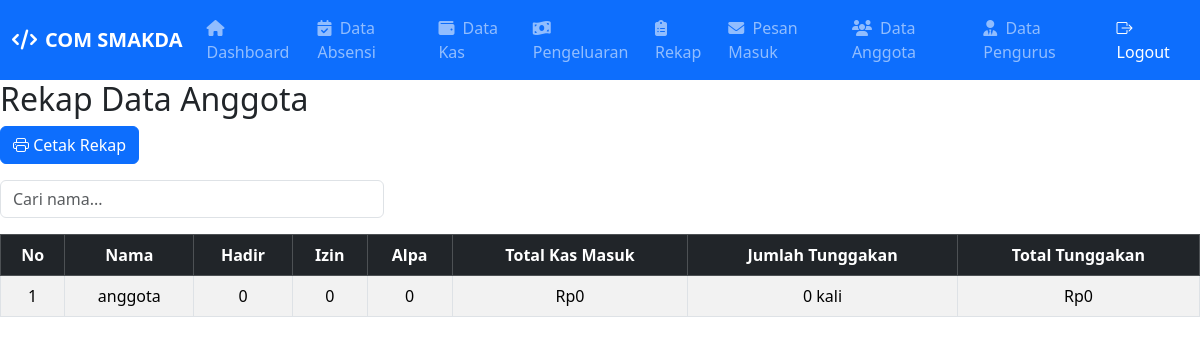
The page /ketua/rekap.php on the database its author committed.
### tables this page shows
CREATE TABLE `users` (
  `id` int(11) NOT NULL,
  `username` varchar(50) NOT NULL,
  `password` varchar(255) NOT NULL,
  `role` enum('ketua','sekretaris','bendahara','anggota') NOT NULL,
  `tanggal_daftar` date NOT NULL DEFAULT curdate()
);

### ketua/rekap.php (the view, shortened to what this page needs)
<?php include 'partials/header.php'; ?>
<?php include 'partials/navbar.php'; ?>
<?php include '../db.php'; ?>
<h2>Rekap Data Anggota</h2>
<div class="mb-3">
  <button class="btn btn-primary" onclick="window.print()">
    <i class="bi bi-printer"></i> Cetak Rekap
  </button>
</div>
<div class="row mb-3">
  <div class="col-md-4">
    <input type="text" id="searchRekap" class="form-control" placeholder="Cari nama..." />
  </div>
</div>
<div class="table-responsive">
  <table class="table table-bordered table-striped" id="rekapTable">
    <thead class="table-dark text-center">
      <tr>
        <th>No</th>
        <th>Nama</th>
        <th>Hadir</th>
        <th>Izin</th>
        <th>Alpa</th>
        <th>Total Kas Masuk</th>
        <th>Jumlah Tunggakan</th>
        <th>Total Tunggakan</th>
      </tr>
    </thead>
    <tbody id="dataRekap">
      <?php
        $sql = "SELECT
                  u.id,
                  u.username,
                  u.tanggal_daftar,
                  SUM(CASE WHEN a.status = 'Hadir' THEN 1 ELSE 0 END) AS hadir,
                  SUM(CASE WHEN a.status = 'Izin' THEN 1 ELSE 0 END) AS izin,
                  SUM(CASE WHEN a.status = 'Alpa' THEN 1 ELSE 0 END) AS alpa,
                  COALESCE((SELECT SUM(jumlah) FROM kas WHERE kas.username = u.username), 0) AS kas
                FROM users u
                LEFT JOIN absensi a ON a.username = u.username
                WHERE u.role = 'anggota'
                GROUP BY u.id, u.username, u.tanggal_daftar";
        $result = mysqli_query($conn, $sql);
        $i = 1;
        while ($row = mysqli_fetch_assoc($result)) {
          $jumlah_tunggakan = 0;
          $total_tunggakan = $jumlah_tunggakan * 2000;
          echo "<tr class='text-center'>";
          echo "<td>{$i}</td>";
          echo "<td>{$row['username']}</td>";
          echo "<td>{$row['hadir']}</td>";
          echo "<td>{$row['izin']}</td>";
          echo "<td>{$row['alpa']}</td>";
          echo "<td>Rp" . number_format($row['kas'], 0, ',', '.') . "</td>";
          echo "<td>{$jumlah_tunggakan} kali</td>";
          echo "<td>Rp" . number_format($total_tunggakan, 0, ',', '.') . "</td>";
          echo "</tr>";
          $i++;
        }
      ?>
    </tbody>
  </table>
</div>

### rows shown on the page
users: username "anggota", hadir "0", izin "0", alpa "0", kas "0", jumlah_tunggakan "0", total_tunggakan "0"
